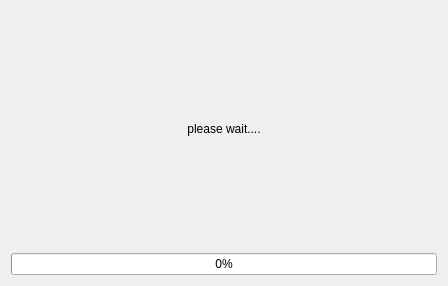
<?xml version="1.0" encoding="UTF-8"?>
<ui version="4.0">
 <class>ProgressDialog</class>
 <widget class="QDialog" name="ProgressDialog">
  <property name="geometry">
   <rect>
    <x>0</x>
    <y>0</y>
    <width>448</width>
    <height>286</height>
   </rect>
  </property>
  <property name="windowTitle">
   <string>ProgressDialog</string>
  </property>
  <layout class="QVBoxLayout" name="verticalLayout">
   <item>
    <widget class="QLabel" name="progressLabel">
     <property name="text">
      <string>please wait....</string>
     </property>
     <property name="alignment">
      <set>Qt::AlignCenter</set>
     </property>
    </widget>
   </item>
   <item>
    <widget class="QProgressBar" name="progressBar">
     <property name="value">
      <number>0</number>
     </property>
    </widget>
   </item>
  </layout>
 </widget>
 <resources/>
 <connections/>
</ui>
